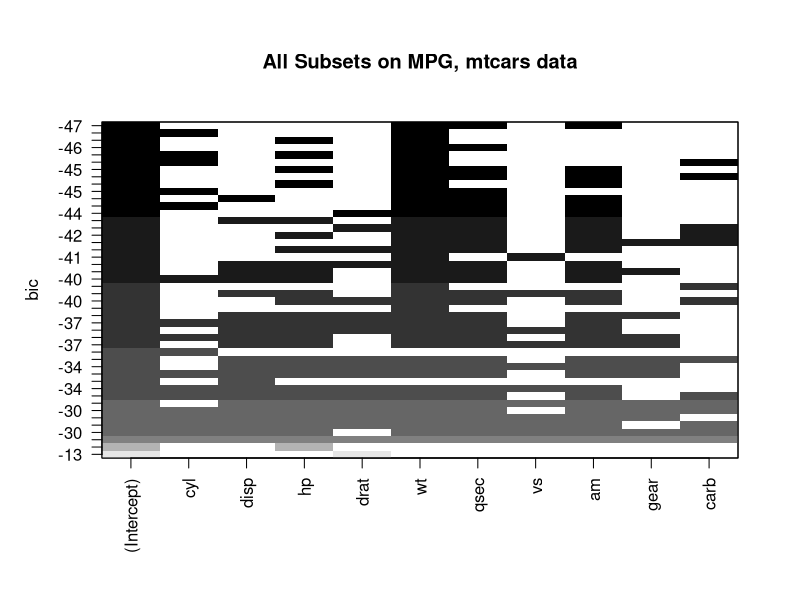

Write R code to recreate this figure.
library(leaps)

allsub <- regsubsets(y=mtcars$mpg, x=mtcars[,-1], nbest=5, nvmax=10)

allsub$ress
summary(allsub)

minbic <- min(summary(allsub)$bic)
within2 <- which(summary(allsub)$bic < minbic + 2)
summary(allsub)$which[within2,]

nvar <- row(as.matrix(allsub$ress)) - 1
bic <- log(allsub$ress/nrow(mtcars)) + nvar*log(nrow(mtcars))

Close <- ifelse(bic < 2+min(bic),yes=1,no=0)

# Plot of results in a special form
win.graph(h=7, w=6, pointsize=12)
plot(allsub, main="All Subsets on MPG, mtcars data")


# Fitting the models in succession from smallest to largest.  
# Fit one-var model. then update to 2-var model.  Could keep going.
# Each time computing sample-MSE (sMSE), BIC, and mean squared pred. error (MSPE). 
mod1.1 <- lm(data=mtcars, formula=mpg~wt + qsec + am)
sMSE.1 <- summary(mod1.1)$sigma^2
BIC.1 <- extractAIC(mod1.1, k=log(nrow(mtcars)))
summary(mod1.1)
